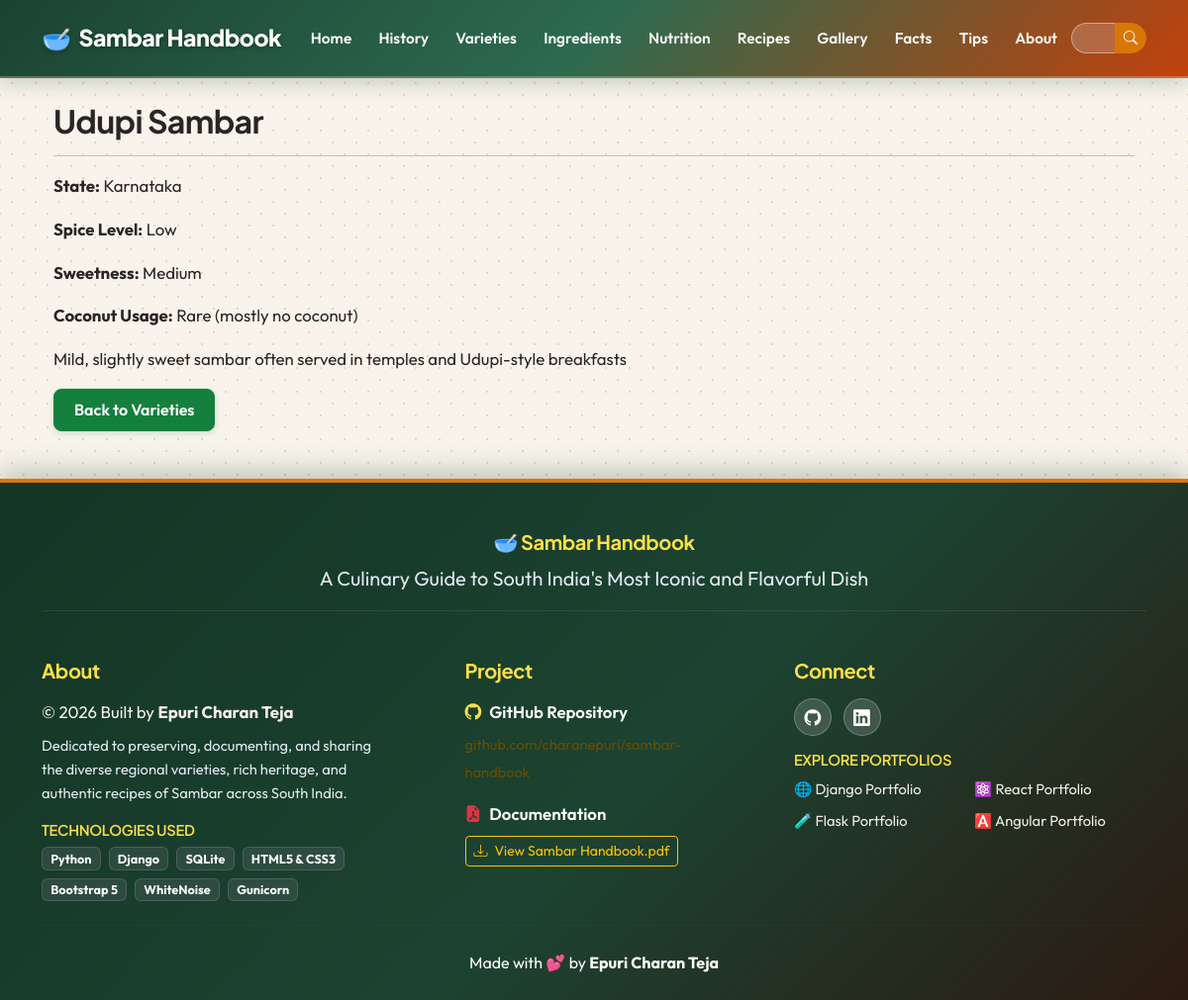
Before: /variety/7/ with the older database file.
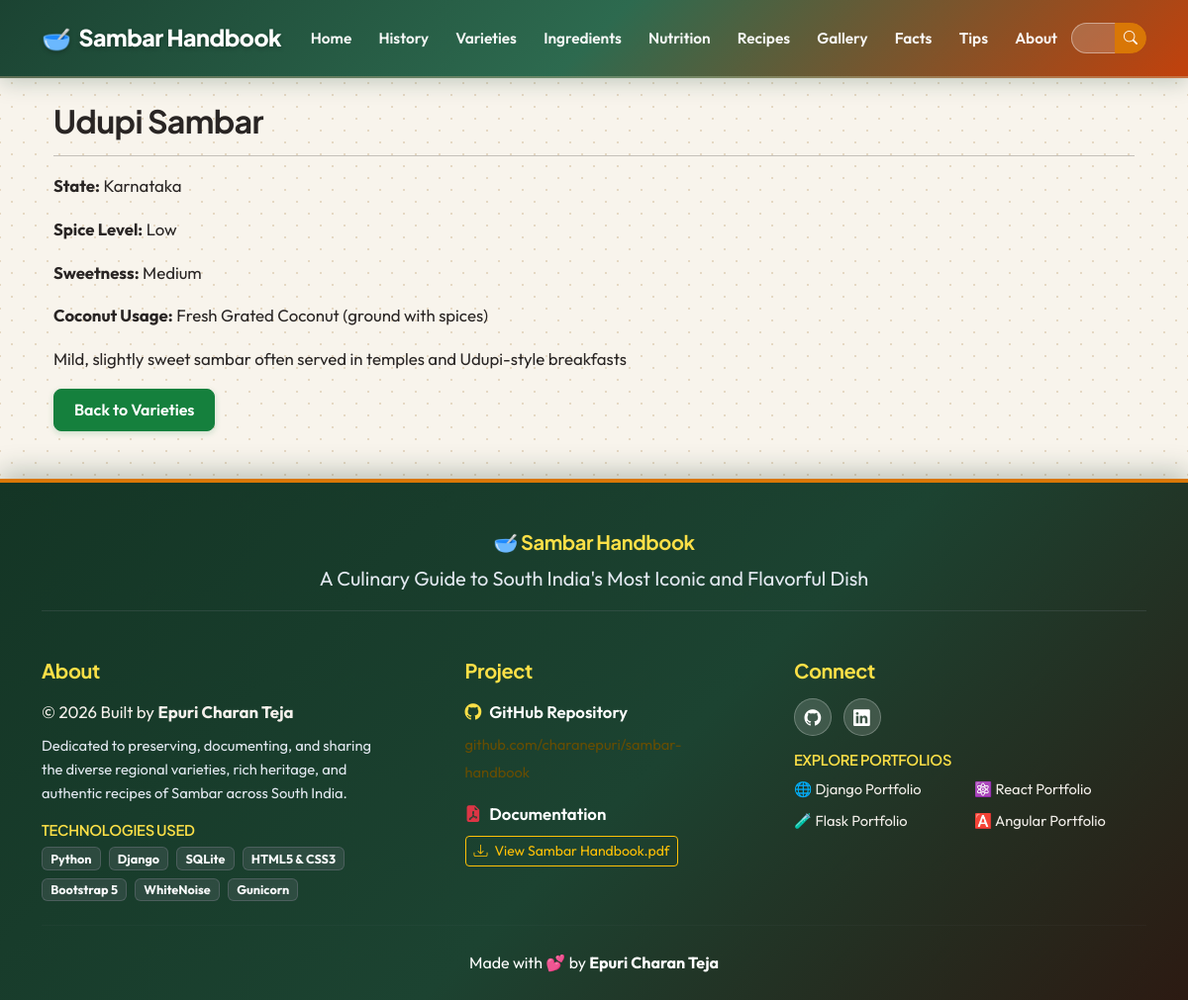
After: the same page with the newer database file.
### handbook/models.py (models this page shows, shortened)
class StateVariety(models.Model):
    state = models.CharField(max_length = 100)
    variety_name = models.CharField(max_length = 100)
    description = models.TextField()
    spice_level = models.CharField(max_length = 50)
    sweetness = models.CharField(max_length = 50)
    coconut_usage = models.CharField(max_length = 100)

### handbook/views.py (the view)
# urls.py: path('variety/<int:id>/', views.variety_detail, name='variety_detail'),
def variety_detail(request, id):
    variety = get_object_or_404(
        StateVariety,
        id=id
    )
    return render(
        request,
        'handbook/variety_detail.html',
        {
            'variety': variety
        }
    )

### handbook/templates/handbook/variety_detail.html (shortened to what this page needs)
{% extends 'handbook/base.html' %}
{% block content %}
<div class="container">
    <h2>
        {{ variety.variety_name }}
    </h2>
    <hr>
    <p>
        <strong>State:</strong>
        {{ variety.state }}
    </p>
    <p>
        <strong>Spice Level:</strong>
        {{ variety.spice_level }}
    </p>
    <p>
        <strong>Sweetness:</strong>
        {{ variety.sweetness }}
    </p>
    <p>
        <strong>Coconut Usage:</strong>
        {{ variety.coconut_usage }}
    </p>
    <p>
        {{ variety.description }}
    </p>
    <a href="{% url 'varieties' %}"
       class="btn btn-success">
        Back to Varieties
    </a>
</div>
{% endblock %}

Changed rows visible on the page:
changed StateVariety "Udupi Sambar": coconut_usage "Rare (mostly no coconut)" → "Fresh Grated Coconut (ground with spices)"
